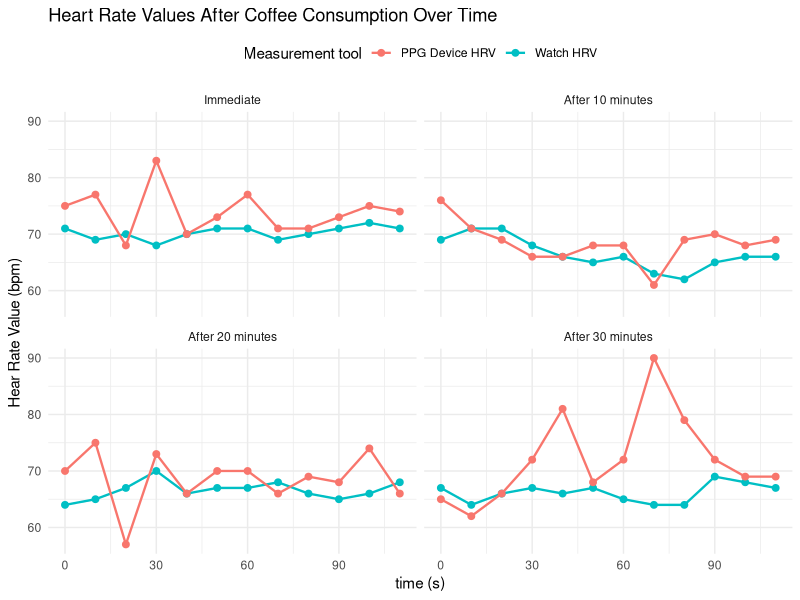

Recreate this plot in R.
#import dataset
library(openxlsx)
library(ggplot2)
# sheet 3 is the sheet with the after coffee data
data <- read.xlsx("dataset.xlsx", sheet = 3)

data$testID <- factor(data$testID, 
                      levels = c(4, 5, 6, 7), 
                      labels = c("Immediate", "After 10 minutes", "After 20 minutes", "After 30 minutes"))
# plot the data
ggplot(data, aes(x = time)) +
  geom_line(aes(y = watch, color = "Watch HRV"), size = 0.8) +
  geom_point(aes(y = watch, color = "Watch HRV"), size = 2) +
  geom_line(aes(y = device, color = "PPG Device HRV"), size = 0.8) +
  geom_point(aes(y = device, color = "PPG Device HRV"), size = 2) +
  facet_wrap(~ testID, ncol = 2) +
  labs(title = "Heart Rate Values After Coffee Consumption Over Time",
       x = "time (s)",
       y = "Hear Rate Value (bpm)",
       color = "Measurement tool") +
  theme_minimal() +
  theme(legend.position = "top")#+
  #scale_color_manual(values = c("Watch HRV" = "#96abdc", "PPG Device HRV" = "#ec5e57"))  # set color


# analyse the data, wheather the watch and the device have significant difference
t.test(data$watch, data$device, paired = TRUE, alternative = "two.sided")
# if the p-value is less than 0.05, then the difference is significant